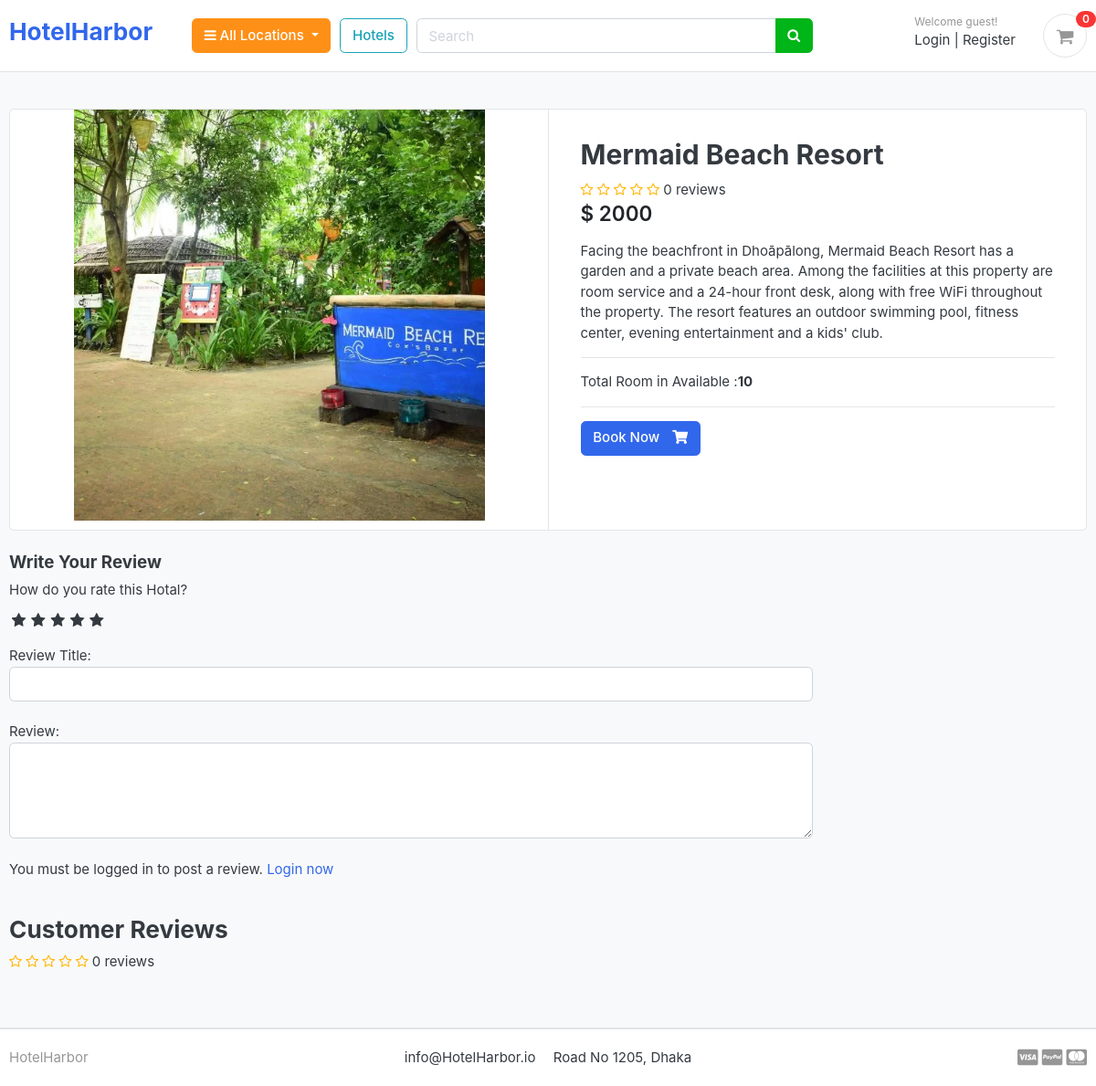
/store/category/pechardwip/mermaid-beach-resort/, run on an earlier commit of the app's database.
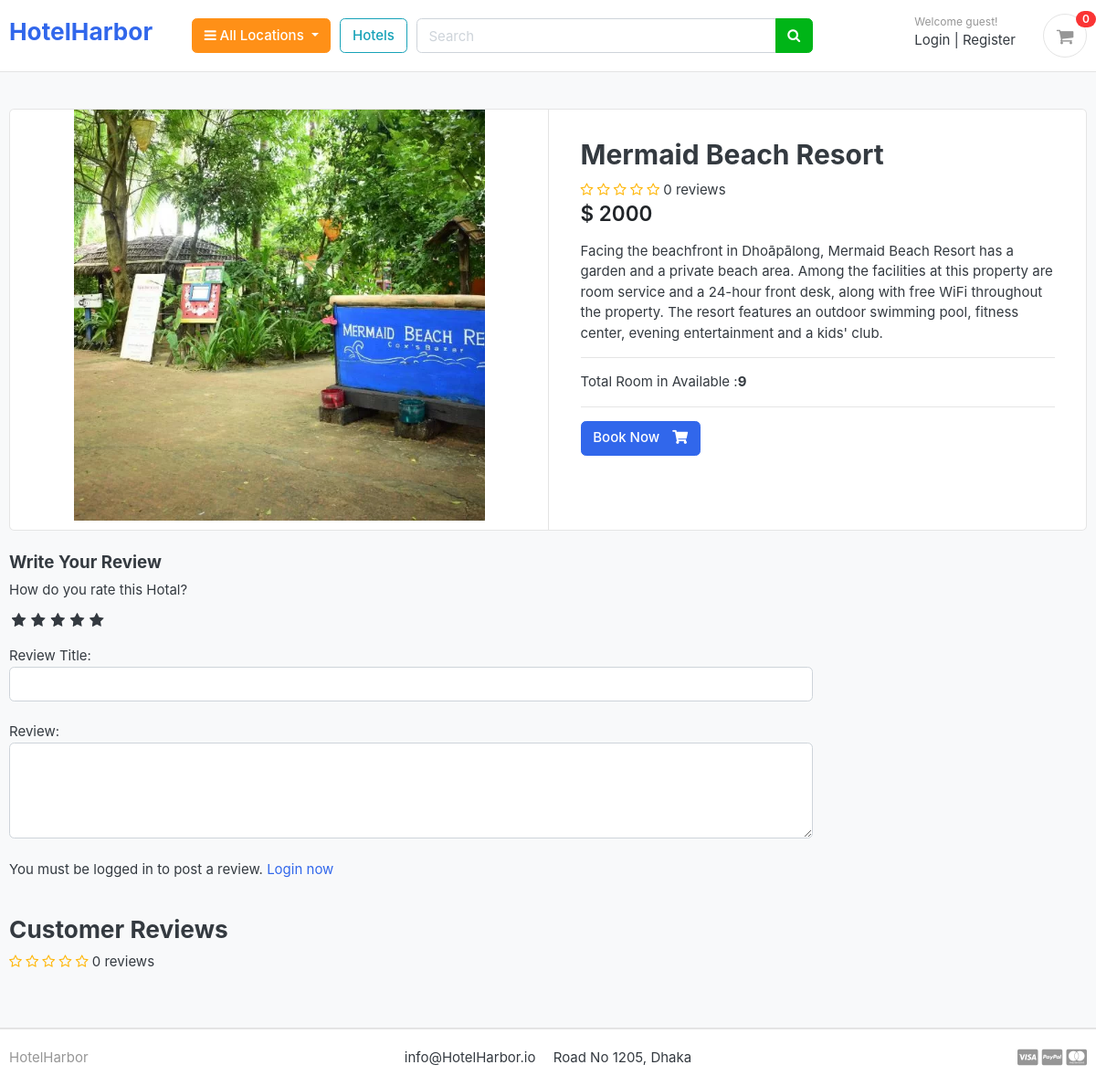
And on a later commit of the database.
### store/models.py (models this page shows, shortened)
class Product(models.Model):
    product_name    = models.CharField(max_length=200, unique=True)
    slug            = models.SlugField(max_length=200, unique=True)
    description     = models.TextField(max_length=500, blank=True)
    price           = models.IntegerField()
    images          = models.ImageField(upload_to='photos/products')
    stock           = models.IntegerField()
    is_available    = models.BooleanField(default=True)
    category        = models.ForeignKey(Category, on_delete=models.CASCADE)
    created_date    = models.DateTimeField(auto_now_add=True)
    modified_date   = models.DateTimeField(auto_now=True)
    def averageReview(self):
        reviews = ReviewRating.objects.filter(product=self, status=True).aggregate(average=Avg('rating'))
        avg = 0
        if reviews['average'] is not None:
            avg = float(reviews['average'])
        return avg
    def countReview(self):
        reviews = ReviewRating.objects.filter(product=self, status=True).aggregate(count=Count('id'))
        count = 0
        if reviews['count'] is not None:
            count = int(reviews['count'])
        return count

### store/views.py (the view)
# urls.py: path('category/<slug:category_slug>/<slug:product_slug>/', views.product_detail, name='product_detail'),
def product_detail(request, category_slug, product_slug):
    try:
        single_product = Product.objects.get(category__slug=category_slug, slug=product_slug)
        in_cart = CartItem.objects.filter(cart__cart_id=_cart_id(request), product=single_product).exists()
    except Exception as e:
        raise e
    if request.user.is_authenticated:
        try:
            orderproduct = OrderProduct.objects.filter(user=request.user, product_id=single_product.id).exists()
        except OrderProduct.DoesNotExist:
            orderproduct = None
    else:
        orderproduct = None
    reviews = ReviewRating.objects.filter(product_id=single_product.id, status=True)
    context = {
        'single_product': single_product,
        'in_cart'       : in_cart,
        'orderproduct': orderproduct,
        'reviews': reviews,
    }
    return render(request, 'store/product_details.html', context)

### cart/context_processors.py (called while the page is built)
def counter(request):
    cart_count = 0
    if 'admin' in request.path:
        return {}
    else:
        try:
            cart = Cart.objects.filter(cart_id=_cart_id(request))
            if request.user.is_authenticated:
                cart_items = CartItem.objects.all().filter(user=request.user)
            else:
                cart_items = CartItem.objects.all().filter(cart=cart[:1])
            for cart_item in cart_items:
                cart_count += cart_item.quantity
        except Cart.DoesNotExist:
            cart_count = 0
    return dict(cart_count=cart_count)

### cart/views.py (called while the page is built)
def _cart_id(request):
    cart = request.session.session_key
    if not cart:
        cart = request.session.create()
    return cart

### category/context_processors.py (called while the page is built)
def menu_links(request):
    links = Category.objects.all()
    return dict(links=links)

### category/models.py (called while the page is built)
    def get_url(self):
        return reverse('products_by_category', args=[self.slug])

### store/templates/store/product_details.html (shortened to what this page needs)
{% extends 'base.html' %} {% load static %} {% block content %}
<section class="section-content padding-y bg">
  <div class="container">
    <div class="card">
      <div class="row no-gutters">
        <aside class="col-md-6">
          <article class="gallery-wrap">
            <div class="img-big-wrap">
              <a href="#"><img src="{{ single_product.images.url }}" /></a>
            </div>
          </article>
        </aside>
        <main class="col-md-6 border-left">
          <form action="{% url 'add_cart' single_product.id %}" method="POST">
            <article class="content-body">
              <h2 class="title">{{ single_product.product_name }}</h2>
              <div class="rating-star">
                <span>
                  <i
                    class="fa fa-star{% if single_product.averageReview < 0.5 %}-o{% elif single_product.averageReview >= 0.5 and single_product.averageReview < 1 %}-half-o {% endif %}"
                    aria-hidden="true"
                  ></i>
                  <i
                    class="fa fa-star{% if single_product.averageReview < 1.5 %}-o{% elif single_product.averageReview >= 1.5 and single_product.averageReview < 2 %}-half-o {% endif %}"
                    aria-hidden="true"
                  ></i>
                  <i
                    class="fa fa-star{% if single_product.averageReview < 2.5 %}-o{% elif single_product.averageReview >= 2.5 and single_product.averageReview < 3 %}-half-o {% endif %}"
                    aria-hidden="true"
                  ></i>
                  <i
                    class="fa fa-star{% if single_product.averageReview < 3.5 %}-o{% elif single_product.averageReview >= 3.5 and single_product.averageReview < 4 %}-half-o {% endif %}"
                    aria-hidden="true"
                  ></i>
                  <i
                    class="fa fa-star{% if single_product.averageReview < 4.5 %}-o{% elif single_product.averageReview >= 4.5 and single_product.averageReview < 5 %}-half-o {% endif %}"
                    aria-hidden="true"
                  ></i>
                  <span>{{single_product.countReview}} reviews</span>
                </span>
              </div>
              <div class="mb-3">
                <var class="price h4">$ {{single_product.price}}</var>
              </div>
              <p>{{ single_product.description }}</p>
              <hr />
              <p>Total Room in Available :<b>{{ single_product.stock }}</b></p>
              <hr />
              {% if single_product.stock <= 0 %}
              <h5 class="text-danger">Not Available</h5>
              {% elif in_cart %}
              <p>Hotel Already added to cart</p>
                <a class="btn btn-warning" href="{% url 'cart'%}">
                <span class="text">View Cart</span>
                <i class="fas fa-shopping-cart"></i>
              </a>
              {% else %}
              <button type="submit" class="btn btn-primary">
                <span class="text">Book Now</span>
                <i class="fas fa-shopping-cart"></i>
              </button>
              {% endif %}
            </article>
          </form>
        </main>
      </div>
    </div>
    <br />
    <div class="row">
      <div class="col-md-9">
        <form
          action="{% url 'submit_review' single_product.id %}"
          method="POST"
        >
          <h5>Write Your Review</h5>
          <div>
            <label>How do you rate this Hotal?</label>
            <br />
            <div class="rate">
              /><label for="rating10" title="5"></label>
              /><label for="rating8" title="4"></label>
              /><label for="rating6" title="3"></label>
              /><label for="rating4" title="2"></label>
              /><label for="rating2" title="1"></label>
            </div>
            <br />
            Review Title:
            <input type="text" class="form-control" name="subject" />
            <br />
            Review:
            <textarea name="review" rows="4" class="form-control"></textarea>
            <br />
            {% if user.is_authenticated %} {% if orderproduct %}
            <input
              type="submit"
              value="Submit Review"
              class="btn btn-primary"
            />
            {% else %}
            <p>You must purchase this room to post a review.</p>
            {% endif %} {% else %}
            <p>
              You must be logged in to post a review.
              <span><a href="{% url 'login' %}">Login now</a></span>
            </p>
            {% endif %}
          </div>
        </form>
        <br />
        <header class="section-heading">
          <h3>Customer Reviews</h3>
          <div class="rating-star">
            <span>
              <i
                class="fa fa-star{% if single_product.averageReview < 0.5 %}-o{% elif single_product.averageReview >= 0.5 and single_product.averageReview < 1 %}-half-o {% endif %}"
                aria-hidden="true"
              ></i>
              <i
                class="fa fa-star{% if single_product.averageReview < 1.5 %}-o{% elif single_product.averageReview >= 1.5 and single_product.averageReview < 2 %}-half-o {% endif %}"
                aria-hidden="true"
              ></i>
              <i
                class="fa fa-star{% if single_product.averageReview < 2.5 %}-o{% elif single_product.averageReview >= 2.5 and single_product.averageReview < 3 %}-half-o {% endif %}"
                aria-hidden="true"
              ></i>
              <i
                class="fa fa-star{% if single_product.averageReview < 3.5 %}-o{% elif single_product.averageReview >= 3.5 and single_product.averageReview < 4 %}-half-o {% endif %}"
                aria-hidden="true"
              ></i>
              <i
                class="fa fa-star{% if single_product.averageReview < 4.5 %}-o{% elif single_product.averageReview >= 4.5 and single_product.averageReview < 5 %}-half-o {% endif %}"
                aria-hidden="true"
              ></i>
              <span>{{single_product.countReview}} reviews</span>
            </span>
          </div>
        </header>
      </div>
    </div>
  </div>
</section>
{% endblock %}

### templates/base.html (shortened to what this page needs)
{% load static %}
<!DOCTYPE HTML>
<html lang="en">
<head>
<link href="{% static 'css/bootstrap.css' %}" rel="stylesheet" type="text/css"/>
<link href="{% static 'fonts/fontawesome/css/all.min.css' %}" type="text/css" rel="stylesheet">
<link href="{% static 'css/ui.css' %}" rel="stylesheet" type="text/css"/>
<link href="{% static 'css/responsive.css' %}" rel="stylesheet" media="only screen and (max-width: 1200px)" />
<link href="{% static 'css/custom.css' %}" rel="stylesheet" type="text/css"/>
<link rel="stylesheet" href="https://cdnjs.cloudflare.com/ajax/libs/font-awesome/4.7.0/css/font-awesome.min.css">
</head>
<body>
  {% include 'includes/navbar.html' %}
  {% block content %}{% endblock %}
{% include 'includes/footer.html' %}

### templates/includes/navbar.html (shortened to what this page needs)
{% load static %}
<header class="section-header">
  <section class="header-main border-bottom">
    <div class="container">
      <div class="row align-items-center">
        <div class="col-lg-2 col-md-3 col-6">
          <a href="{% url 'home' %}" class="brand-wrap">
            <h3>HotelHarbor</h3>
          </a>
        </div>
        <div class="col-lg col-sm col-md col-6 flex-grow-0">
          <div class="category-wrap dropdown d-inline-block float-right">
            <button
              type="button"
              class="btn btn-warning dropdown-toggle"
              data-toggle="dropdown"
            >
              <i class="fa fa-bars"></i> All Locations
            </button>
          </div>
        </div>
        <a href="{% url 'store' %}" class="btn btn-outline-info">Hotels</a>
        <div class="col-lg col-md-6 col-sm-12 col">
          <form action="{% url 'search' %}" class="search" method="GET">
            <div class="input-group w-100">
              <input
                type="text"
                class="form-control"
                style="width: 60%"
                placeholder="Search"
                name="keyword"
              />
              <div class="input-group-append">
                <button class="btn btn-success" type="submit">
                  <i class="fa fa-search"></i>
                </button>
              </div>
            </div>
          </form>
        </div>
        <div class="col-lg-3 col-sm-6 col-8 order-2 order-lg-3">
          <div class="d-flex justify-content-end mb-3 mb-lg-0">
            {% if user.id is None %}
            <div class="widget-header">
              <small class="title text-muted">Welcome guest!</small>
              <div>
                <a href="{% url 'login' %}">Login</a>
                <span class="dark-transp"> | </span>
                <a href="{% url 'register' %}"> Register</a>
              </div>
            </div>
            {% endif %}
            <a href="{% url 'cart' %}" class="widget-header pl-3 ml-3">
              <div class="icon icon-sm rounded-circle border">
                <i class="fa fa-shopping-cart"></i>
              </div>
              <span class="badge badge-pill badge-danger notify"
                >{{cart_count}}</span
              >
            </a>
          </div>
        </div>
      </div>
    </div>
  </section>
</header>

### templates/includes/footer.html
<footer class="section-footer border-top">
	<div class="container">
		<section class="footer-bottom border-top row">
			<div class="col-md-2">
				<p class="text-muted">HotelHarbor</p>
			</div>
			<div class="col-md-8 text-md-center">
				<span  class="px-2">info@HotelHarbor.io</span>
				<span  class="px-2">Road No 1205, Dhaka</span>
			</div>
			<div class="col-md-2 text-md-right text-muted">
				<i class="fab fa-lg fa-cc-visa"></i>
				<i class="fab fa-lg fa-cc-paypal"></i>
				<i class="fab fa-lg fa-cc-mastercard"></i>
			</div>
		</section>
	</div>
</footer>

### static/css/ui.css (style rules this page uses)
html { font-family: "Inter", sans-serif; font-size: 15px; }
.content-body { flex: 1 1 auto; padding: 2rem 2.3rem; }
.icon-xs, .icon-sm, .icon-md, .icon-lg { display: inline-block; text-align: center; flex-shrink: 0; flex-grow: 0; }
.icon-sm { width: 48px; height: 48px; line-height: 48px !important; font-size: 20px; }
.padding-y { padding-top: 40px; padding-bottom: 40px; }
var { font-style: normal; }
article:after, .form-group:after { display: block; clear: both; content: ""; }
.bg { background-color: #f8f9fa; }
.section-heading { margin-bottom: 20px; margin-top: 15px; }
p:last-child { margin-bottom: 0; }
.header-main { position: relative; padding-top: 1rem; padding-bottom: 1rem; }
.widget-header { display: inline-block; vertical-align: middle; position: relative; }
.widget-header a { color: #343a40; }
.widget-header i { color: #969696; }
.widget-header .title { display: block; }
.widget-header .notify { position: absolute; top: -3px; right: -10px; }
.footer-bottom { padding-top: 20px; padding-bottom: 20px; }
.btn .text + i { margin-left: 10px; }
.notify { position: absolute; top: -4px; right: -10px; display: inline-block; padding: 0.25em 0.6em; font-size: 12px; line-height: 1; text-align: center; border-radius: 3rem; color: #fff; background-color: #fa3434; }
.price { font-weight: 600; color: #212529; }
.gallery-wrap .img-big-wrap { margin-bottom: 10px; border-radius: 0.37rem; overflow: hidden; background-color: #fff; }
.gallery-wrap .img-big-wrap a { text-align: center; display: block; }
.gallery-wrap .img-big-wrap img { height: 450px; width: auto; display: inline-block; }

### static/css/custom.css (style rules this page uses)
.rate { display: inline-block;; border: 0; }
.rate > label { float: right; }
.rate > label:before { display: inline-block; font-size: 1.1rem; font-family: FontAwesome; content: "\f005"; margin:0; padding:0.3rem .2rem; cursor: pointer; }
.rating-star i { color: #ffb503 !important; }

What changed in the data, as far as the page shows it:
changed Product "Mermaid Beach Resort": stock "10" → "9"
